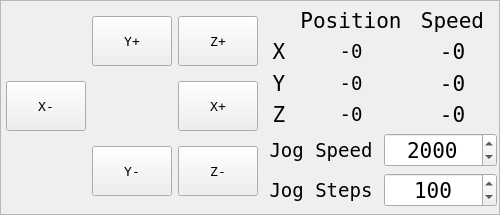
<?xml version="1.0" encoding="UTF-8"?>
<ui version="4.0">
 <class>Frame_controlbuttons</class>
 <widget class="QFrame" name="Frame_controlbuttons">
  <property name="geometry">
   <rect>
    <x>0</x>
    <y>0</y>
    <width>500</width>
    <height>215</height>
   </rect>
  </property>
  <property name="windowTitle">
   <string>Frame</string>
  </property>
  <property name="frameShape">
   <enum>QFrame::StyledPanel</enum>
  </property>
  <property name="frameShadow">
   <enum>QFrame::Raised</enum>
  </property>
  <widget class="QWidget" name="layoutWidget">
   <property name="geometry">
    <rect>
     <x>6</x>
     <y>7</y>
     <width>491</width>
     <height>200</height>
    </rect>
   </property>
   <layout class="QGridLayout" name="gridLayout_4">
    <item row="0" column="0" rowspan="2">
     <layout class="QGridLayout" name="gridLayout">
      <item row="0" column="1">
       <widget class="QPushButton" name="pushButton_Yp">
        <property name="sizePolicy">
         <sizepolicy hsizetype="Maximum" vsizetype="Fixed">
          <horstretch>0</horstretch>
          <verstretch>0</verstretch>
         </sizepolicy>
        </property>
        <property name="minimumSize">
         <size>
          <width>50</width>
          <height>50</height>
         </size>
        </property>
        <property name="font">
         <font>
          <family>DejaVu Sans Mono</family>
          <pointsize>10</pointsize>
         </font>
        </property>
        <property name="text">
         <string>Y+</string>
        </property>
        <property name="shortcut">
         <string>Up</string>
        </property>
        <property name="autoRepeatDelay">
         <number>500</number>
        </property>
       </widget>
      </item>
      <item row="1" column="0">
       <widget class="QPushButton" name="pushButton_Xn">
        <property name="sizePolicy">
         <sizepolicy hsizetype="Maximum" vsizetype="Fixed">
          <horstretch>0</horstretch>
          <verstretch>0</verstretch>
         </sizepolicy>
        </property>
        <property name="minimumSize">
         <size>
          <width>50</width>
          <height>50</height>
         </size>
        </property>
        <property name="font">
         <font>
          <family>DejaVu Sans Mono</family>
          <pointsize>10</pointsize>
         </font>
        </property>
        <property name="text">
         <string>X-</string>
        </property>
        <property name="shortcut">
         <string>Left</string>
        </property>
        <property name="autoRepeatDelay">
         <number>500</number>
        </property>
       </widget>
      </item>
      <item row="2" column="1">
       <widget class="QPushButton" name="pushButton_Yn">
        <property name="minimumSize">
         <size>
          <width>50</width>
          <height>50</height>
         </size>
        </property>
        <property name="font">
         <font>
          <family>DejaVu Sans Mono</family>
          <pointsize>10</pointsize>
         </font>
        </property>
        <property name="text">
         <string>Y-</string>
        </property>
        <property name="shortcut">
         <string>Down</string>
        </property>
        <property name="autoRepeatDelay">
         <number>500</number>
        </property>
       </widget>
      </item>
      <item row="1" column="2">
       <widget class="QPushButton" name="pushButton_Xp">
        <property name="sizePolicy">
         <sizepolicy hsizetype="Maximum" vsizetype="Fixed">
          <horstretch>0</horstretch>
          <verstretch>0</verstretch>
         </sizepolicy>
        </property>
        <property name="minimumSize">
         <size>
          <width>50</width>
          <height>50</height>
         </size>
        </property>
        <property name="maximumSize">
         <size>
          <width>16777215</width>
          <height>16777215</height>
         </size>
        </property>
        <property name="font">
         <font>
          <family>DejaVu Sans Mono</family>
          <pointsize>10</pointsize>
         </font>
        </property>
        <property name="text">
         <string>X+</string>
        </property>
        <property name="shortcut">
         <string>Right</string>
        </property>
        <property name="autoRepeat">
         <bool>true</bool>
        </property>
        <property name="autoExclusive">
         <bool>false</bool>
        </property>
        <property name="autoRepeatDelay">
         <number>500</number>
        </property>
       </widget>
      </item>
      <item row="0" column="2">
       <widget class="QPushButton" name="pushButton_Zp">
        <property name="sizePolicy">
         <sizepolicy hsizetype="Maximum" vsizetype="Fixed">
          <horstretch>0</horstretch>
          <verstretch>0</verstretch>
         </sizepolicy>
        </property>
        <property name="minimumSize">
         <size>
          <width>50</width>
          <height>50</height>
         </size>
        </property>
        <property name="font">
         <font>
          <family>DejaVu Sans Mono</family>
          <pointsize>10</pointsize>
         </font>
        </property>
        <property name="text">
         <string>Z+</string>
        </property>
        <property name="shortcut">
         <string>Up</string>
        </property>
        <property name="autoRepeatDelay">
         <number>500</number>
        </property>
       </widget>
      </item>
      <item row="2" column="2">
       <widget class="QPushButton" name="pushButton_Zn">
        <property name="sizePolicy">
         <sizepolicy hsizetype="Maximum" vsizetype="Fixed">
          <horstretch>0</horstretch>
          <verstretch>0</verstretch>
         </sizepolicy>
        </property>
        <property name="minimumSize">
         <size>
          <width>50</width>
          <height>50</height>
         </size>
        </property>
        <property name="font">
         <font>
          <family>DejaVu Sans Mono</family>
          <pointsize>10</pointsize>
         </font>
        </property>
        <property name="text">
         <string>Z-</string>
        </property>
        <property name="shortcut">
         <string>Up</string>
        </property>
        <property name="autoRepeatDelay">
         <number>500</number>
        </property>
       </widget>
      </item>
     </layout>
    </item>
    <item row="0" column="1">
     <layout class="QGridLayout" name="gridLayout_2">
      <item row="0" column="2">
       <widget class="QLabel" name="label_speed">
        <property name="font">
         <font>
          <family>DejaVu Sans Mono</family>
          <pointsize>16</pointsize>
         </font>
        </property>
        <property name="text">
         <string> Speed </string>
        </property>
        <property name="alignment">
         <set>Qt::AlignCenter</set>
        </property>
       </widget>
      </item>
      <item row="1" column="0">
       <widget class="QLabel" name="label_X">
        <property name="font">
         <font>
          <family>DejaVu Sans Mono</family>
          <pointsize>16</pointsize>
         </font>
        </property>
        <property name="text">
         <string>X</string>
        </property>
        <property name="alignment">
         <set>Qt::AlignCenter</set>
        </property>
       </widget>
      </item>
      <item row="1" column="2">
       <widget class="QLabel" name="label_X_s">
        <property name="font">
         <font>
          <family>DejaVu Sans Mono</family>
          <pointsize>16</pointsize>
         </font>
        </property>
        <property name="text">
         <string>-0</string>
        </property>
        <property name="alignment">
         <set>Qt::AlignCenter</set>
        </property>
       </widget>
      </item>
      <item row="2" column="0">
       <widget class="QLabel" name="label_Y">
        <property name="font">
         <font>
          <family>DejaVu Sans Mono</family>
          <pointsize>16</pointsize>
         </font>
        </property>
        <property name="text">
         <string>Y</string>
        </property>
        <property name="alignment">
         <set>Qt::AlignCenter</set>
        </property>
       </widget>
      </item>
      <item row="2" column="1">
       <widget class="QLabel" name="label_Y_p">
        <property name="font">
         <font>
          <family>DejaVu Sans Mono</family>
          <pointsize>14</pointsize>
         </font>
        </property>
        <property name="text">
         <string>-0</string>
        </property>
        <property name="alignment">
         <set>Qt::AlignCenter</set>
        </property>
       </widget>
      </item>
      <item row="2" column="2">
       <widget class="QLabel" name="label_Y_s">
        <property name="font">
         <font>
          <family>DejaVu Sans Mono</family>
          <pointsize>16</pointsize>
         </font>
        </property>
        <property name="text">
         <string>-0</string>
        </property>
        <property name="alignment">
         <set>Qt::AlignCenter</set>
        </property>
       </widget>
      </item>
      <item row="1" column="1">
       <widget class="QLabel" name="label_X_p">
        <property name="font">
         <font>
          <family>DejaVu Sans Mono</family>
          <pointsize>14</pointsize>
         </font>
        </property>
        <property name="text">
         <string>-0</string>
        </property>
        <property name="alignment">
         <set>Qt::AlignCenter</set>
        </property>
       </widget>
      </item>
      <item row="0" column="1">
       <widget class="QLabel" name="label_posi">
        <property name="font">
         <font>
          <family>DejaVu Sans Mono</family>
          <pointsize>16</pointsize>
         </font>
        </property>
        <property name="text">
         <string>Position</string>
        </property>
        <property name="alignment">
         <set>Qt::AlignCenter</set>
        </property>
       </widget>
      </item>
      <item row="3" column="0">
       <widget class="QLabel" name="label_Z">
        <property name="font">
         <font>
          <family>DejaVu Sans Mono</family>
          <pointsize>16</pointsize>
         </font>
        </property>
        <property name="text">
         <string>Z</string>
        </property>
        <property name="alignment">
         <set>Qt::AlignCenter</set>
        </property>
       </widget>
      </item>
      <item row="3" column="1">
       <widget class="QLabel" name="label_Z_p">
        <property name="font">
         <font>
          <family>DejaVu Sans Mono</family>
          <pointsize>14</pointsize>
         </font>
        </property>
        <property name="text">
         <string>-0</string>
        </property>
        <property name="alignment">
         <set>Qt::AlignCenter</set>
        </property>
       </widget>
      </item>
      <item row="3" column="2">
       <widget class="QLabel" name="label_Z_s">
        <property name="font">
         <font>
          <family>DejaVu Sans Mono</family>
          <pointsize>16</pointsize>
         </font>
        </property>
        <property name="text">
         <string>-0</string>
        </property>
        <property name="alignment">
         <set>Qt::AlignCenter</set>
        </property>
       </widget>
      </item>
     </layout>
    </item>
    <item row="1" column="1">
     <layout class="QGridLayout" name="gridLayout_3">
      <item row="0" column="0">
       <widget class="QLabel" name="label_2">
        <property name="font">
         <font>
          <family>DejaVu Sans Mono</family>
          <pointsize>14</pointsize>
         </font>
        </property>
        <property name="text">
         <string>Jog Speed</string>
        </property>
        <property name="alignment">
         <set>Qt::AlignCenter</set>
        </property>
       </widget>
      </item>
      <item row="0" column="1">
       <widget class="QSpinBox" name="spinBox_jog">
        <property name="maximumSize">
         <size>
          <width>16777215</width>
          <height>16777215</height>
         </size>
        </property>
        <property name="font">
         <font>
          <family>DejaVu Sans Mono</family>
          <pointsize>16</pointsize>
         </font>
        </property>
        <property name="alignment">
         <set>Qt::AlignCenter</set>
        </property>
        <property name="minimum">
         <number>1</number>
        </property>
        <property name="maximum">
         <number>99999</number>
        </property>
        <property name="value">
         <number>2000</number>
        </property>
       </widget>
      </item>
      <item row="1" column="0">
       <widget class="QLabel" name="label_8">
        <property name="font">
         <font>
          <family>DejaVu Sans Mono</family>
          <pointsize>14</pointsize>
         </font>
        </property>
        <property name="text">
         <string>Jog Steps</string>
        </property>
        <property name="alignment">
         <set>Qt::AlignCenter</set>
        </property>
       </widget>
      </item>
      <item row="1" column="1">
       <widget class="QSpinBox" name="spinBox_steps">
        <property name="maximumSize">
         <size>
          <width>16777215</width>
          <height>16777215</height>
         </size>
        </property>
        <property name="font">
         <font>
          <family>DejaVu Sans Mono</family>
          <pointsize>16</pointsize>
         </font>
        </property>
        <property name="alignment">
         <set>Qt::AlignCenter</set>
        </property>
        <property name="minimum">
         <number>1</number>
        </property>
        <property name="maximum">
         <number>99999</number>
        </property>
        <property name="value">
         <number>100</number>
        </property>
       </widget>
      </item>
     </layout>
    </item>
   </layout>
  </widget>
 </widget>
 <resources/>
 <connections/>
</ui>
